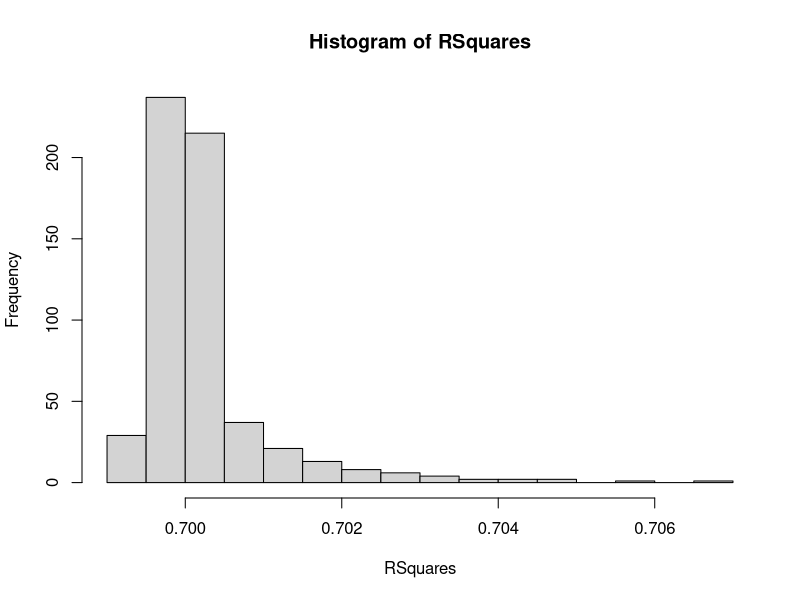
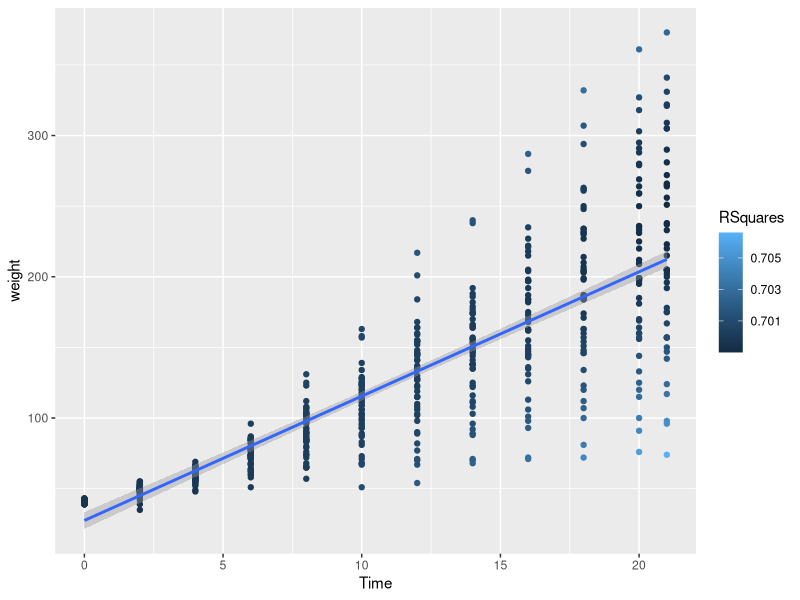
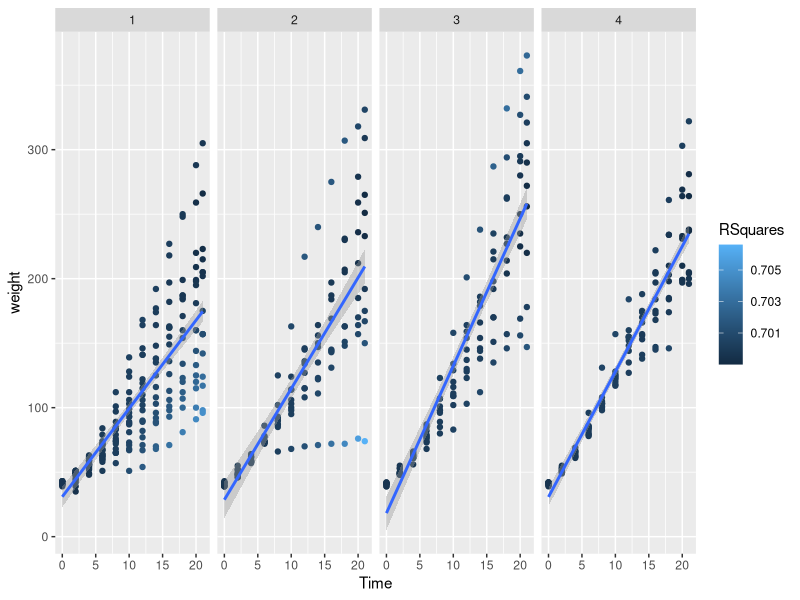

Write the R code that produced these figures, in order.
## ---- chunk 1
?ChickWeight
summary(ChickWeight)
## ---- chunk 2
fit <- lm(weight ~ Time, data = ChickWeight)
fit
## ---- chunk 3
summary(fit)$adj.r.squared
## ---- chunk 4
x <- 1:578
RSquares <- numeric(length(x))

for (i in seq_along(x)){
  Shorter <- ChickWeight[-i, ]
  fit <- lm(weight ~ Time, data = Shorter)
  RSquares[i] <- summary(fit)$adj.r.squared
}

RSquares
## ---- chunk 5
hist(RSquares)
## ---- chunk 6
Dataset <- ChickWeight
Dataset$RSquares <- RSquares
## ---- chunk 7
library(ggplot2)
## ---- chunk 8
ggplot(Dataset, aes(Time, weight)) + 
  geom_point(aes(colour = RSquares)) + 
  geom_smooth(method="lm", formula=y~x)
## ---- chunk 9
ggplot(Dataset, aes(Time, weight)) + 
  geom_point(aes(colour = RSquares)) + 
  geom_smooth(method="lm", formula=y~x) +
  facet_grid(~Diet)
